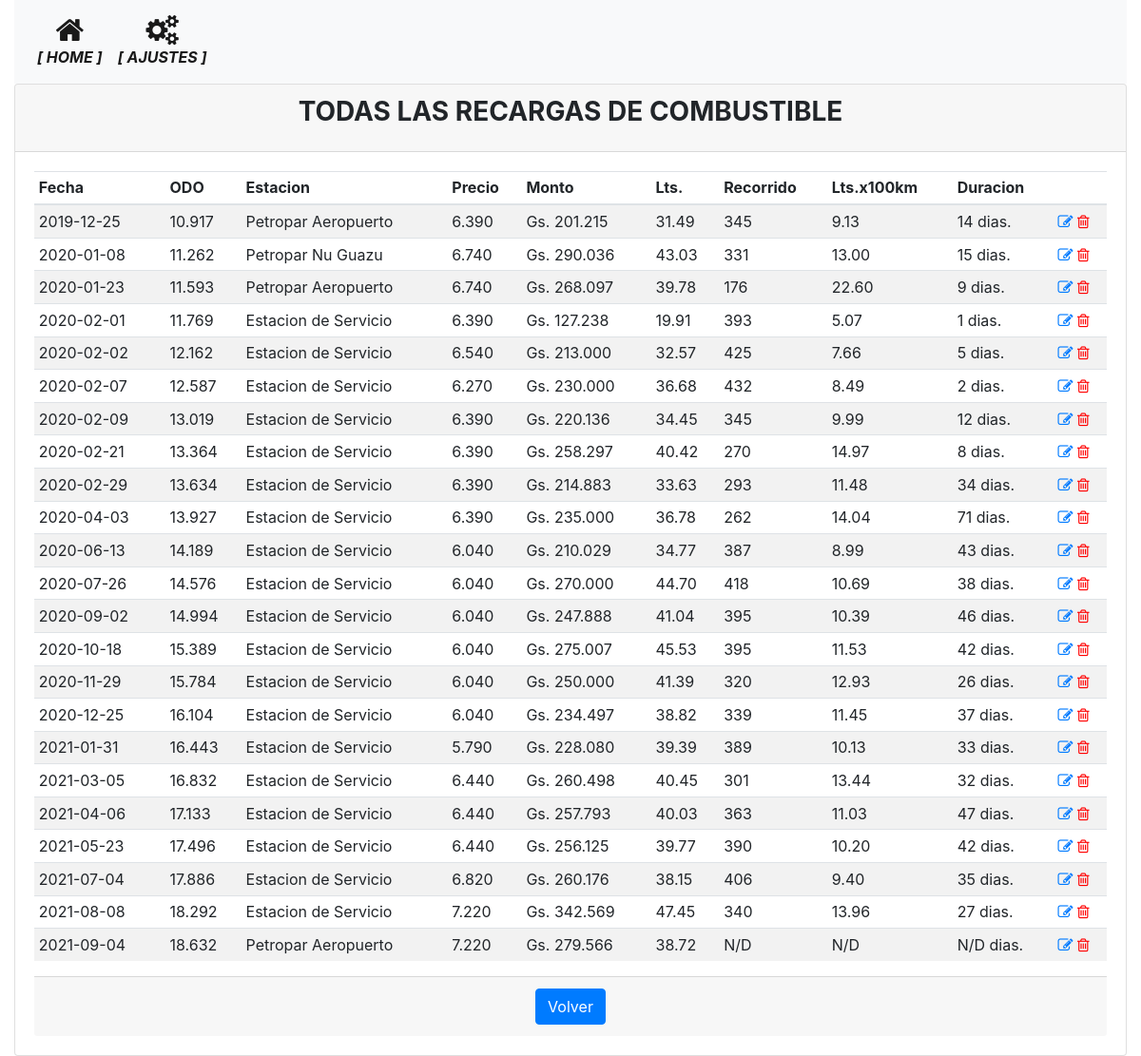
/recargas, run on the app's committed database.
### models.py (models this page shows, shortened)
class Cargas(db.Model):
    __tablename__='cargas'
    id = db.Column(db.Integer, primary_key=True)
    date = db.Column(db.Date, nullable=False)
    fecha_carga = db.Column(db.Date, nullable=False)
    odometro = db.Column(db.Integer)
    emblema = db.Column(db.String(100), nullable=False)
    precio = db.Column(db.Integer)
    monto_carga = db.Column(db.Integer)

### routes.py (the view)
@app.route('/recargas', methods=['GET', 'POST'])
def recargas():
    cargas = Cargas.query.all()
    return render_template('combustible.html', cargas=cargas)

### templates/combustible.html
{% extends "base.html" %}
{% block main %}
<div class="card">
    <div class="card-header">
        <h3 class="card-title text-center"><strong>TODAS LAS RECARGAS DE COMBUSTIBLE</strong></h3>
    </div>
    <div class="card-body">
        <table class="table table-striped table-sm">
            <thead>
                <tr>
                <th>Fecha</th>
                <th>ODO</th>
                <th>Estacion</th>
                <th>Precio</th>
                <th>Monto</th>
                <th>Lts.</th>
                <th>Recorrido</th>
                <th>Lts.x100km</th>
                <th>Duracion</th>
                <th></th>
                </tr>
            </thead>
            <tbody>
                {% for carga in cargas %}
                <tr>
                    <td>{{ carga.fecha_carga }}</td>
                    <td>{{ "{:,.0f}".format(carga.odometro).replace(",", ".") }}</td>
                    <td>{{ carga.emblema }}</td>
                    <td>{{ "{:,.0f}".format(carga.precio).replace(",", ".") }}</td>
                    <td>{{ "Gs. {:,.0f}".format(carga.monto_carga).replace(",", ".") }}</td>
                    <td>{{ '%0.2f'|format(carga.monto_carga/carga.precio|float) }}</td>
                    <td>{{ (loop.nextitem.odometro-carga.odometro) if not loop.last else "N/D" }}</td>
                    <td>{{ '%0.2f'|format(((carga.monto_carga/carga.precio)*100)/(loop.nextitem.odometro-carga.odometro)|float) if not loop.last else "N/D" }}</td>
                    <td>{{ (loop.nextitem.fecha_carga-carga.fecha_carga).days if not loop.last else "N/D" }} dias.</td>
                    <td class="align-self-end">
                        <a href="{{ url_for('modificar_recarga', recarga_id=carga.id) }}"><i class="fa fa-pencil-square-o"></i></a>
                        <a href="{{ url_for('borrar_recarga', recarga_id=carga.id) }}" style="color:red"><i class="fa fa-trash-o"></i></a>
                    </td>
                </tr>
                {% endfor %}
            </tbody>
        </table>
        <div class="card-footer text-muted text-center">
            <a href="#" onclick="goBack()" class="btn btn-primary">Volver</a>
        </div>
    </div>
</div>
{% endblock %}

### data on the page
Cargas: fecha_carga "2019-12-25", odometro "10.917", emblema "Petropar Aeropuerto", precio "6.390", monto_carga "Gs. 201.215", carga.monto_carga/carga.precio|float "31.49", monto_carga+precio+odometro "9.13"
Cargas: odometro.odometro "345", fecha_carga.fecha_carga "14", fecha_carga "2020-01-08", odometro "11.262", emblema "Petropar Nu Guazu", precio "6.740", monto_carga "Gs. 290.036", carga.monto_carga/carga.precio|float "43.03", monto_carga+precio+odometro "13.00"
Cargas: odometro.odometro "331", fecha_carga.fecha_carga "15", fecha_carga "2020-01-23", odometro "11.593", emblema "Petropar Aeropuerto", precio "6.740", monto_carga "Gs. 268.097", carga.monto_carga/carga.precio|float "39.78", monto_carga+precio+odometro "22.60"
Cargas: odometro.odometro "176", fecha_carga.fecha_carga "9", fecha_carga "2020-02-01", odometro "11.769", emblema "Estacion de Servicio", precio "6.390", monto_carga "Gs. 127.238", carga.monto_carga/carga.precio|float "19.91", monto_carga+precio+odometro "5.07"
Cargas: odometro.odometro "393", fecha_carga.fecha_carga "1", fecha_carga "2020-02-02", odometro "12.162", emblema "Estacion de Servicio", precio "6.540", monto_carga "Gs. 213.000", carga.monto_carga/carga.precio|float "32.57", monto_carga+precio+odometro "7.66"
Cargas: odometro.odometro "425", fecha_carga.fecha_carga "5", fecha_carga "2020-02-07", odometro "12.587", emblema "Estacion de Servicio", precio "6.270", monto_carga "Gs. 230.000", carga.monto_carga/carga.precio|float "36.68", monto_carga+precio+odometro "8.49"
Cargas: odometro.odometro "432", fecha_carga.fecha_carga "2", fecha_carga "2020-02-09", odometro "13.019", emblema "Estacion de Servicio", precio "6.390", monto_carga "Gs. 220.136", carga.monto_carga/carga.precio|float "34.45", monto_carga+precio+odometro "9.99"
Cargas: odometro.odometro "345", fecha_carga.fecha_carga "12", fecha_carga "2020-02-21", odometro "13.364", emblema "Estacion de Servicio", precio "6.390", monto_carga "Gs. 258.297", carga.monto_carga/carga.precio|float "40.42", monto_carga+precio+odometro "14.97"
Cargas: odometro.odometro "270", fecha_carga.fecha_carga "8", fecha_carga "2020-02-29", odometro "13.634", emblema "Estacion de Servicio", precio "6.390", monto_carga "Gs. 214.883", carga.monto_carga/carga.precio|float "33.63", monto_carga+precio+odometro "11.48"
Cargas: odometro.odometro "293", fecha_carga.fecha_carga "34", fecha_carga "2020-04-03", odometro "13.927", emblema "Estacion de Servicio", precio "6.390", monto_carga "Gs. 235.000", carga.monto_carga/carga.precio|float "36.78", monto_carga+precio+odometro "14.04"
Cargas: odometro.odometro "262", fecha_carga.fecha_carga "71", fecha_carga "2020-06-13", odometro "14.189", emblema "Estacion de Servicio", precio "6.040", monto_carga "Gs. 210.029", carga.monto_carga/carga.precio|float "34.77", monto_carga+precio+odometro "8.99"
Cargas: odometro.odometro "387", fecha_carga.fecha_carga "43", fecha_carga "2020-07-26", odometro "14.576", emblema "Estacion de Servicio", precio "6.040", monto_carga "Gs. 270.000", carga.monto_carga/carga.precio|float "44.70", monto_carga+precio+odometro "10.69"
Cargas: odometro.odometro "418", fecha_carga.fecha_carga "38", fecha_carga "2020-09-02", odometro "14.994", emblema "Estacion de Servicio", precio "6.040", monto_carga "Gs. 247.888", carga.monto_carga/carga.precio|float "41.04", monto_carga+precio+odometro "10.39"
Cargas: odometro.odometro "395", fecha_carga.fecha_carga "46", fecha_carga "2020-10-18", odometro "15.389", emblema "Estacion de Servicio", precio "6.040", monto_carga "Gs. 275.007", carga.monto_carga/carga.precio|float "45.53", monto_carga+precio+odometro "11.53"
Cargas: odometro.odometro "395", fecha_carga.fecha_carga "42", fecha_carga "2020-11-29", odometro "15.784", emblema "Estacion de Servicio", precio "6.040", monto_carga "Gs. 250.000", carga.monto_carga/carga.precio|float "41.39", monto_carga+precio+odometro "12.93"
Cargas: odometro.odometro "320", fecha_carga.fecha_carga "26", fecha_carga "2020-12-25", odometro "16.104", emblema "Estacion de Servicio", precio "6.040", monto_carga "Gs. 234.497", carga.monto_carga/carga.precio|float "38.82", monto_carga+precio+odometro "11.45"
Cargas: odometro.odometro "339", fecha_carga.fecha_carga "37", fecha_carga "2021-01-31", odometro "16.443", emblema "Estacion de Servicio", precio "5.790", monto_carga "Gs. 228.080", carga.monto_carga/carga.precio|float "39.39", monto_carga+precio+odometro "10.13"
Cargas: odometro.odometro "389", fecha_carga.fecha_carga "33", fecha_carga "2021-03-05", odometro "16.832", emblema "Estacion de Servicio", precio "6.440", monto_carga "Gs. 260.498", carga.monto_carga/carga.precio|float "40.45", monto_carga+precio+odometro "13.44"
Cargas: odometro.odometro "301", fecha_carga.fecha_carga "32", fecha_carga "2021-04-06", odometro "17.133", emblema "Estacion de Servicio", precio "6.440", monto_carga "Gs. 257.793", carga.monto_carga/carga.precio|float "40.03", monto_carga+precio+odometro "11.03"
Cargas: odometro.odometro "363", fecha_carga.fecha_carga "47", fecha_carga "2021-05-23", odometro "17.496", emblema "Estacion de Servicio", precio "6.440", monto_carga "Gs. 256.125", carga.monto_carga/carga.precio|float "39.77", monto_carga+precio+odometro "10.20"
Cargas: odometro.odometro "390", fecha_carga.fecha_carga "42", fecha_carga "2021-07-04", odometro "17.886", emblema "Estacion de Servicio", precio "6.820", monto_carga "Gs. 260.176", carga.monto_carga/carga.precio|float "38.15", monto_carga+precio+odometro "9.40"
Cargas: odometro.odometro "406", fecha_carga.fecha_carga "35", fecha_carga "2021-08-08", odometro "18.292", emblema "Estacion de Servicio", precio "7.220", monto_carga "Gs. 342.569", carga.monto_carga/carga.precio|float "47.45", monto_carga+precio+odometro "13.96"
Cargas: odometro.odometro "340", fecha_carga.fecha_carga "27", fecha_carga "2021-09-04", odometro "18.632", emblema "Petropar Aeropuerto", precio "7.220", monto_carga "Gs. 279.566", carga.monto_carga/carga.precio|float "38.72", nextitem "N/D", monto_carga "N/D"
